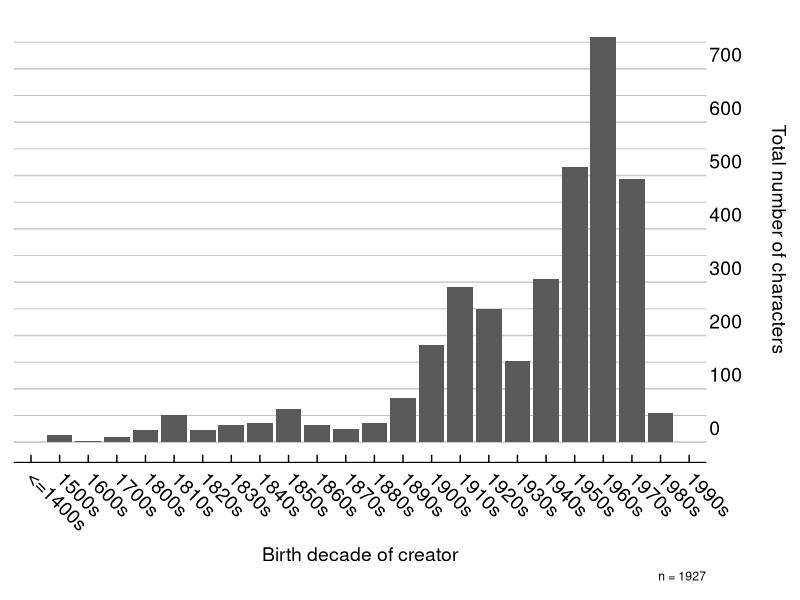
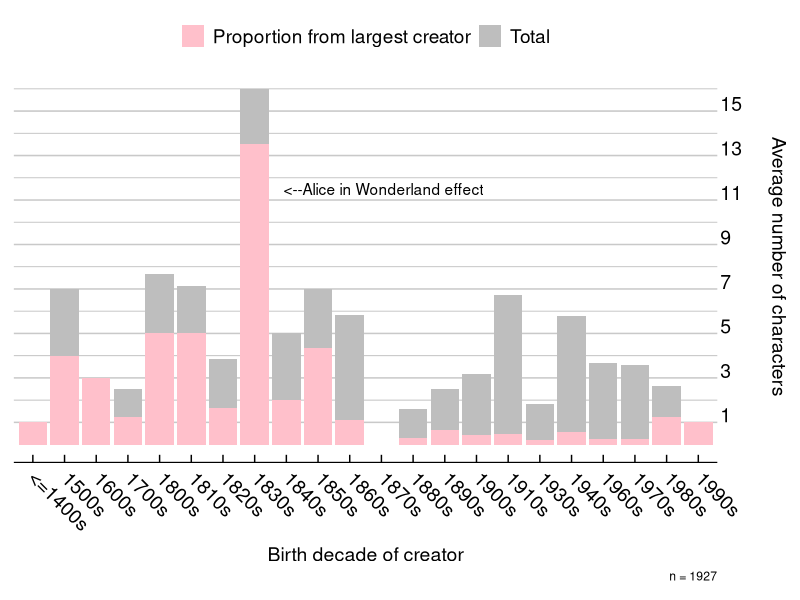
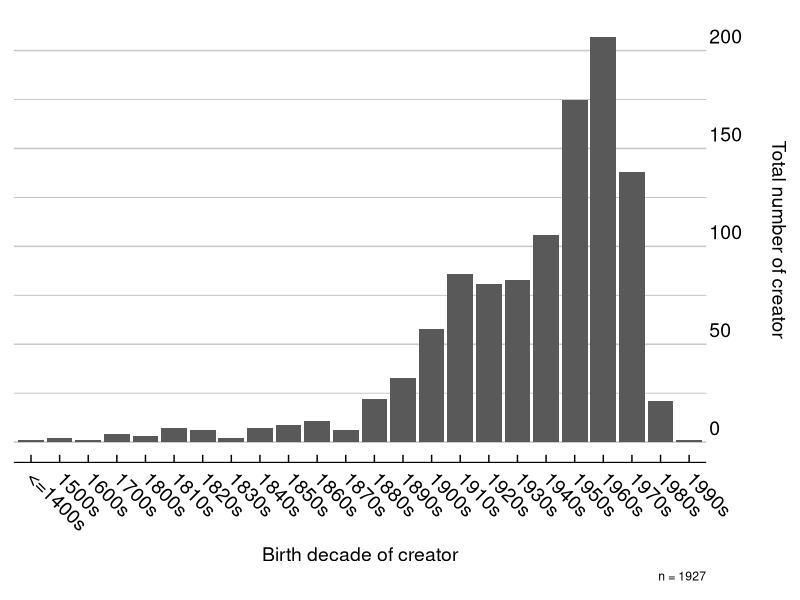
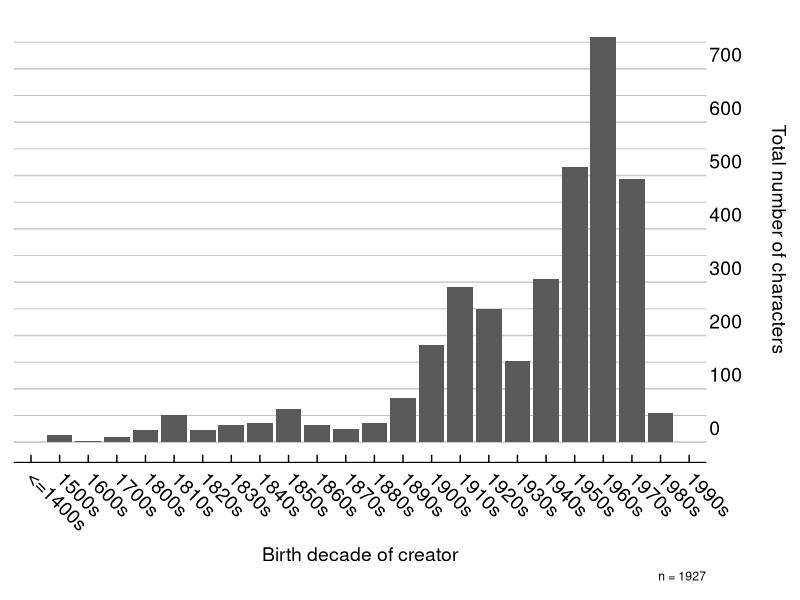
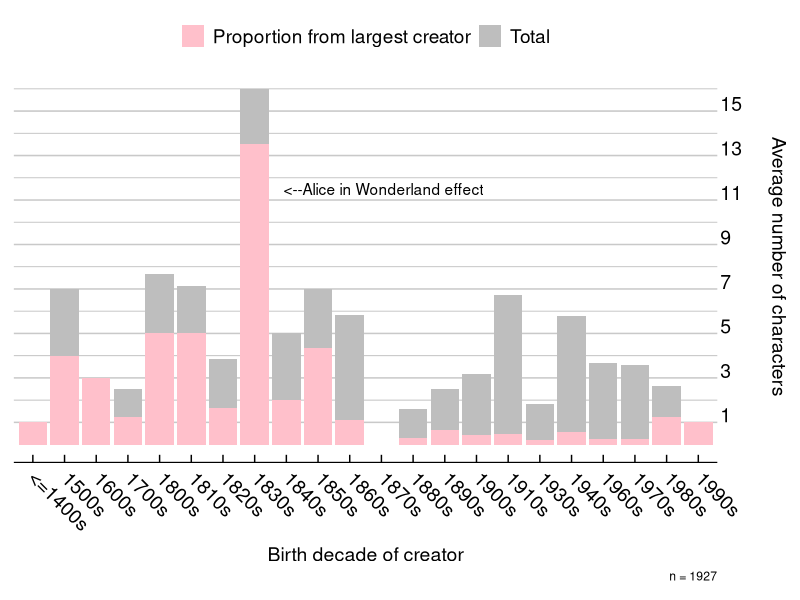
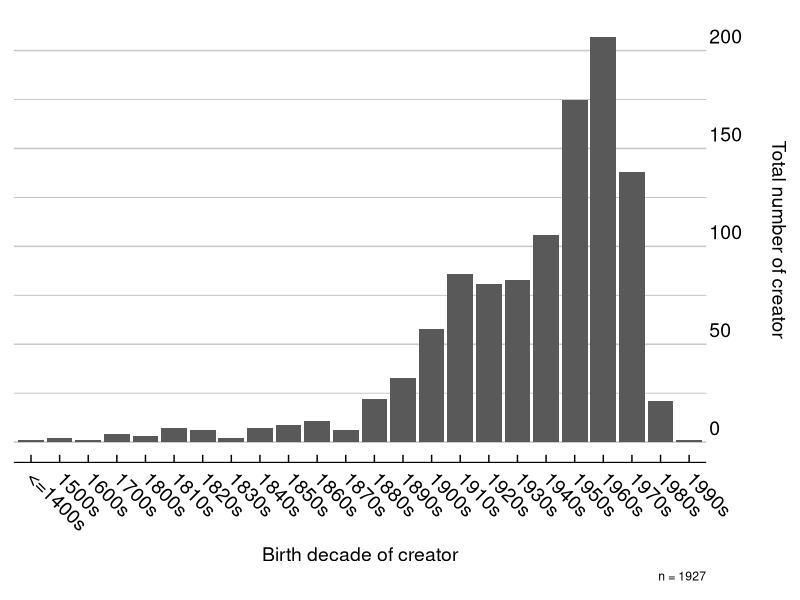

These figures' R source, in order:
setwd("~/Desktop/data_analysis/Final project/Develish-Data-Demons")

library(tidyverse)
library(ggthemes)

creator_data <- read_csv("creator_data_cleaned.csv") 

genre_data <- count(creator_data, genre)

creators_with_descriptions <- creator_data %>%
  filter(!is.na(Description)) %>%
  write_csv("creators_with_descriptions.csv")

creators_with_genre <- creator_data %>%
  filter(!is.na(genre))

plot1a <- creator_data %>%
  select(birthYear, Number_of_characters) %>%
  mutate(birthDecade = ifelse((birthYear<1500), "<=1400s", 0)) %>%
  mutate(birthDecade = ifelse((birthYear>1499) & (birthYear<1600), "1500s", birthDecade)) %>%
  mutate(birthDecade = ifelse((birthYear>1599) & (birthYear<1700), "1600s", birthDecade)) %>%
  mutate(birthDecade = ifelse((birthYear>1699) & (birthYear<1800), "1700s", birthDecade)) %>%
  mutate(birthDecade = ifelse((birthYear>1799) & (birthYear<1810), "1800s", birthDecade)) %>%
  mutate(birthDecade = ifelse((birthYear>1809) & (birthYear<1820), "1810s", birthDecade)) %>%
  mutate(birthDecade = ifelse((birthYear>1819) & (birthYear<1830), "1820s", birthDecade)) %>%
  mutate(birthDecade = ifelse((birthYear>1829) & (birthYear<1840), "1830s", birthDecade)) %>%
  mutate(birthDecade = ifelse((birthYear>1839) & (birthYear<1850), "1840s", birthDecade)) %>%
  mutate(birthDecade = ifelse((birthYear>1849) & (birthYear<1860), "1850s", birthDecade)) %>%
  mutate(birthDecade = ifelse((birthYear>1859) & (birthYear<1870), "1860s", birthDecade)) %>%
  mutate(birthDecade = ifelse((birthYear>1869) & (birthYear<1880), "1870s", birthDecade)) %>%
  mutate(birthDecade = ifelse((birthYear>1879) & (birthYear<1890), "1880s", birthDecade)) %>%
  mutate(birthDecade = ifelse((birthYear>1889) & (birthYear<1900), "1890s", birthDecade)) %>%
  mutate(birthDecade = ifelse((birthYear>1899) & (birthYear<1910), "1900s", birthDecade)) %>%
  mutate(birthDecade = ifelse((birthYear>1909) & (birthYear<1920), "1910s", birthDecade)) %>%
  mutate(birthDecade = ifelse((birthYear>1919) & (birthYear<1930), "1920s", birthDecade)) %>%
  mutate(birthDecade = ifelse((birthYear>1929) & (birthYear<1940), "1930s", birthDecade)) %>%
  mutate(birthDecade = ifelse((birthYear>1939) & (birthYear<1950), "1940s", birthDecade)) %>%
  mutate(birthDecade = ifelse((birthYear>1949) & (birthYear<1960), "1950s", birthDecade)) %>%
  mutate(birthDecade = ifelse((birthYear>1959) & (birthYear<1970), "1960s", birthDecade)) %>%
  mutate(birthDecade = ifelse((birthYear>1969) & (birthYear<1980), "1970s", birthDecade)) %>%
  mutate(birthDecade = ifelse((birthYear>1979) & (birthYear<1990), "1980s", birthDecade)) %>%
  mutate(birthDecade = ifelse((birthYear>1989) & (birthYear<2000), "1990s", birthDecade))
  
plot_SUM <- plot1a %>%
  group_by(birthDecade) %>%
  summarise(TOTcharacters_by_birthDecade = sum(Number_of_characters))

plot_SUM <- plot_SUM[-c(25),]

ggplot(data=plot_SUM)+
  aes(x=birthDecade, y=TOTcharacters_by_birthDecade) +
  geom_col()+
  labs(x = "Birth decade of creator",
       y = "Total number of characters\n",
       caption = "n = 1927")+
  theme_economist_white(gray_bg = FALSE)+
  scale_y_continuous(minor_breaks = seq(0 , 750, 50), breaks = seq(0, 700, 100), 
                     position = "right")+
  theme(axis.text.x = element_text(angle = -45, hjust = 0.1, size = 14),
        axis.text.y = element_text(vjust = -0.5, hjust = -10, size = 14),
        axis.title=element_text(size=14),
        panel.grid.minor = element_line(colour="grey", size=0.3),
        panel.grid = element_line(colour="grey", size=0.3))

ggsave("total_characters.pdf")

plot_AVG <- plot1a %>%
  group_by(birthDecade) %>%
  mutate(AVGcharacters_by_birthDecade = mean(Number_of_characters)) %>%
  add_count(birthDecade) %>%
  mutate(prop_contribution=Number_of_characters/n) %>%
  mutate(max_prop=ifelse(max(prop_contribution)==prop_contribution, prop_contribution, NA)) %>%
  filter(!is.na(max_prop)) %>%
  arrange(birthDecade) %>%
  filter(!is.na(birthDecade))

plot_AVG <- plot_AVG[-c(12, 18, 22),]

ggplot(data=plot_AVG)+
  aes(x=birthDecade)+
  geom_col(aes(y=AVGcharacters_by_birthDecade, fill="Total"))+
  labs(x = "Birth decade of creator",
       y = "Average number of characters\n",
       caption = "n = 1927")+
  theme_economist_white(gray_bg = FALSE)+
  scale_fill_manual(values=c("pink", "grey"))+
  scale_y_continuous(minor_breaks = seq(1 , 16, 1), breaks = seq(1, 16, 2),
                     position = "right")+
  theme(axis.text.x = element_text(angle = -45, hjust = 0.1, size = 14),
        axis.text.y = element_text(vjust = 0, hjust = -0.5, size = 14),
        axis.title=element_text(size=14),
        panel.grid.minor = element_line(colour="grey", size=0.3),
        panel.grid = element_line(colour="grey", size=0.3),
        legend.title = element_blank())+
  geom_col(aes(y=max_prop, fill='Proportion from largest creator'))+
  annotate("text", x="1870s", y=11.5, label = " <--Alice in Wonderland effect")


ggsave("average_characters.pdf")


plot_AUTHORS <- plot1a %>%
  group_by(birthDecade)%>%
  arrange(birthDecade)%>%
  mutate(not_available = ifelse(birthYear == "NA", 1, 2))%>%
  subset(not_available==2)

ggplot(data=plot_AUTHORS)+
  aes(x=birthDecade) +
  geom_bar()+
  labs(x = "Birth decade of creator",
       y = "Total number of creator\n",
       caption = "n = 1927")+
  theme_economist_white(gray_bg = FALSE)+
  scale_y_continuous( position = "right")+
  theme(axis.text.x = element_text(angle = -45, hjust = 0.1, size = 14),
        axis.text.y = element_text(vjust = -0.5, hjust = -10, size = 14),
        axis.title=element_text(size=14),
        panel.grid.minor = element_line(colour="grey", size=0.3),
        panel.grid = element_line(colour="grey", size=0.3))


ggsave("total_authors.pdf")
